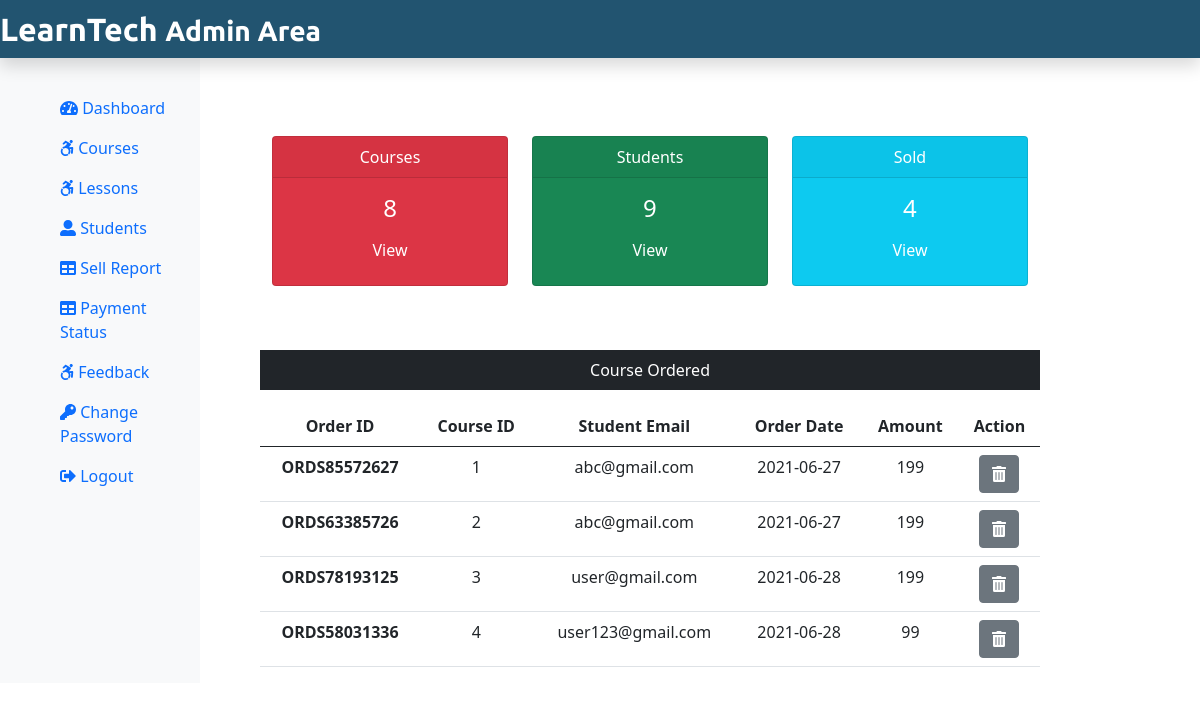
The app's page /Admin/adminDashBoard.php with its own data.
### tables this page shows
CREATE TABLE `courseorder` (
  `amount` int(11) NOT NULL,
  `course_id` int(11) NOT NULL,
  `co_id` int(11) NOT NULL,
  `order_date` date NOT NULL,
  `order_id` text NOT NULL,
  `respmsg` text NOT NULL,
  `status` varchar(255) NOT NULL,
  `stu_email` varchar(255) NOT NULL
);

### Admin/adminDashBoard.php (the view, shortened to what this page needs)
<?php
include('./AdminInclude/header.php');
include_once("../dbconnection.php");
?>
<?php
$sql="SELECT * FROM course ";
$result=$conn->query($sql);
if($result->num_rows > 0){
$course=$result->num_rows;
}
$sql="SELECT * FROM student ";
$result=$conn->query($sql);
if($result->num_rows > 0){
$stu=$result->num_rows;
}
$sql="SELECT * FROM courseorder ";
$result=$conn->query($sql);
if($result->num_rows > 0){
$corder=$result->num_rows;
}
?>
      <div class="col-sm-9 mt-5">
        <div class="row mx-5 text-center">
          <div class="col-sm-4 mt-5">
            <div class="card text-white bg-danger mb-3" style="max-width: 18rem;">
              <div class="card-header">Courses</div>
              <div class="card-body">
                <h4 class="card-title">
                <?php echo $course;  ?>
                </h4>
                <a class="btn text-white" href="courses.php">View</a>
              </div>
            </div>
          </div>
          <div class="col-sm-4 mt-5">
            <div class="card text-white bg-success mb-3" style="max-width: 18rem;">
              <div class="card-header">Students</div>
              <div class="card-body">
                <h4 class="card-title">
                <?php echo $stu;  ?>
                </h4>
                <a class="btn text-white" href="students.php">View</a>
              </div>
            </div>
          </div>
          <div class="col-sm-4 mt-5">
            <div class="card text-white bg-info mb-3" style="max-width: 18rem;">
              <div class="card-header">Sold</div>
              <div class="card-body">
                <h4 class="card-title">
                <?php echo $corder;  ?>
                </h4>
                <a class="btn text-white" href="sellReport.php">View</a>
              </div>
            </div>
          </div>
        </div>
        <div class="mx-5 mt-5 text-center">
          <p class="bg-dark text-white p-2"> Course Ordered</p>
          <table class="table">
            <thead>
              <tr>
                <th scope="col">Order ID</th>
                <th scope="col">Course ID</th>
                <th scope="col">Student Email</th>
                <th scope="col">Order Date</th>
                <th scope="col">Amount</th>
                <th scope="col">Action</th>
              </tr>
            </thead>
            <tbody>
<?php
$sql="SELECT * FROM courseorder";
$result=$conn->query($sql);
if($result->num_rows > 0){
while($row=$result->fetch_assoc()){
?>
              <tr>
                <th scope="row"><?php echo $row['order_id']; ?></th>
                <td><?php echo $row['co_id']; ?>     </td>
                <td><?php echo $row['stu_email']; ?>   </td>
                <td><?php echo $row['order_date']; ?></td>
                <td><?php echo $row['amount']; ?></td>
                <td>
                <form action="" method="POST" class="d-inline">
                <button type="submit" class="btn btn-secondary" name="delete" value="Delete">
                    <i class="fa fa-trash-alt"></i>
                  </button>
</form>
                </td>
                </tr>
              <?php
}
              ?>
            </tbody>
          </table>
  <?php
 }
 else{
echo"<div class='alert alert-info ' role='alert'>No Results! </div>";
  }
  ?>
        </div>
      </div>
    </div>
    <?php
include('./AdminInclude/footer.php')
?>

### records on screen
courseorder: order "ORDS85572627", co_id "1", stu_email "abc@gmail.com", order_date "2021-06-27", amount "199"
courseorder: order "ORDS63385726", co_id "2", stu_email "abc@gmail.com", order_date "2021-06-27", amount "199"
courseorder: order "ORDS78193125", co_id "3", stu_email "user@gmail.com", order_date "2021-06-28", amount "199"
courseorder: order "ORDS58031336", co_id "4", stu_email "user123@gmail.com", order_date "2021-06-28", amount "99"

### other values on screen
$course "8"
$stu "9"
$corder "4"
